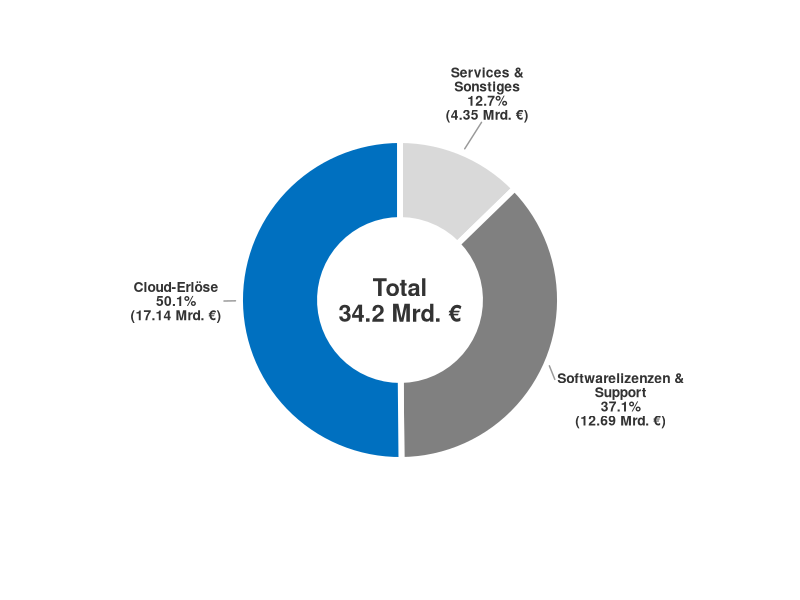

Source code (R): (Note: this script raises an error after producing the figure.)
# SAP Umsatzaufspaltung 2024 - Donut Chart (Korrigiert)
# Benötigte Pakete installieren (falls nicht vorhanden)
if (!require("ggrepel", quietly = TRUE)) {
  install.packages("ggrepel")
}

# Laden der benötigten Bibliotheken
library(ggplot2)
library(ggrepel)
library(dplyr)

# Datenbasis erstellen (in Mrd. €)
umsatz_data <- data.frame(
  Kategorie = factor(
    c("Cloud-Erlöse", "Softwarelizenzen &\nSupport", "Services &\nSonstiges"),
    levels = c("Cloud-Erlöse", "Softwarelizenzen &\nSupport", "Services &\nSonstiges")
  ),
  Wert = c(17.14, 12.69, 4.35),
  Farbe = c("#0070C0", "#808080", "#D9D9D9")
)

# Prozentanteile berechnen
umsatz_data <- umsatz_data %>%
  mutate(
    Prozent = round(Wert / sum(Wert) * 100, 1),
    Label = paste0(Kategorie, "\n", Prozent, "%\n(", Wert, " Mrd. €)")
  )

# Position für Labels berechnen (Mittelpunkt jedes Segments)
umsatz_data <- umsatz_data %>%
  arrange(desc(Kategorie)) %>%
  mutate(
    ypos = cumsum(Wert) - 0.5 * Wert,
    xpos = 2.8  # Position außerhalb des Rings
  )

# Gesamtumsatz für Mitte
total_umsatz <- sum(umsatz_data$Wert)

# Donut Chart erstellen
p <- ggplot(umsatz_data, aes(x = 2, y = Wert, fill = Farbe)) +
  # Donut Ring
  geom_col(width = 1, color = "white", linewidth = 2) +

  # Farben manuell setzen
  scale_fill_identity() +

  # Labels mit ggrepel (außerhalb des Rings)
  geom_text_repel(
    aes(x = 2.5, y = ypos, label = Label),
    color = "#333333",
    fontface = "bold",
    size = 3.5,
    lineheight = 0.85,
    family = "sans",
    nudge_x = 0.8,
    segment.color = "#999999",
    segment.size = 0.5,
    min.segment.length = 0,
    box.padding = 0.5,
    point.padding = 0.3,
    direction = "both",
    force = 2,
    max.overlaps = 20
  ) +

  # Text in der Mitte (Total)
  annotate(
    "text",
    x = 0.5,
    y = 0,
    label = paste0("Total\n", round(total_umsatz, 1), " Mrd. €"),
    fontface = "bold",
    size = 6,
    color = "#333333",
    lineheight = 0.9,
    family = "sans"
  ) +

  # Loch in der Mitte (xlim erstellt Donut-Effekt)
  xlim(c(0.5, 3.5)) +

  # Polar Koordinaten für Kreisform
  coord_polar(theta = "y") +

  # Komplett leeres Theme (PowerPoint-optimiert)
  theme_void(base_family = "sans") +
  theme(
    text = element_text(family = "sans"),
    plot.margin = margin(0, 0, 0, 0, "cm"),
    plot.background = element_rect(fill = "white", color = NA),
    panel.background = element_rect(fill = "white", color = NA),
    legend.position = "none"
  )

# Grafik anzeigen
print(p)

# Grafik speichern (PowerPoint-optimiert)
# Sicherstellen, dass die Datei im gleichen Verzeichnis wie der Code gespeichert wird
script_dir <- dirname(sys.frame(1)$ofile)
if (is.null(script_dir) || script_dir == "") {
  # Fallback: Verwende das Verzeichnis des Skripts
  script_dir <- dirname(rstudioapi::getActiveDocumentContext()$path)
}
ggsave(
  file.path(script_dir, "../../output/analysis/donut_umsatz.png"),
  plot = p,
  width = 6,
  height = 6,
  dpi = 300,
  bg = "white"
)
